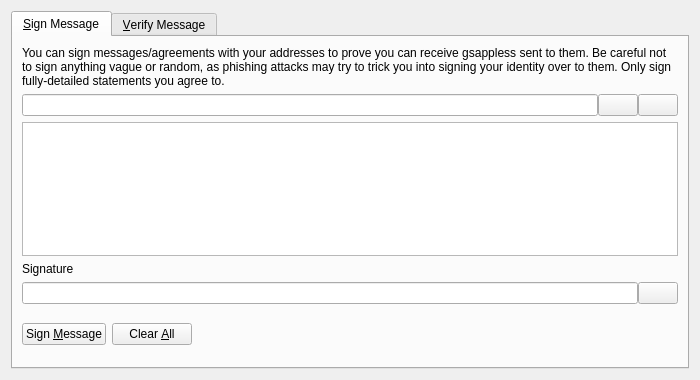
<?xml version="1.0" encoding="UTF-8"?>
<ui version="4.0">
 <class>SignVerifyMessageDialog</class>
 <widget class="QDialog" name="SignVerifyMessageDialog">
  <property name="geometry">
   <rect>
    <x>0</x>
    <y>0</y>
    <width>700</width>
    <height>380</height>
   </rect>
  </property>
  <property name="windowTitle">
   <string>Signatures - Sign / Verify a Message</string>
  </property>
  <property name="modal">
   <bool>true</bool>
  </property>
  <layout class="QVBoxLayout" name="verticalLayout">
   <item>
    <widget class="QTabWidget" name="tabWidget">
     <property name="currentIndex">
      <number>0</number>
     </property>
     <widget class="QWidget" name="tabSignMessage">
      <attribute name="title">
       <string>&amp;Sign Message</string>
      </attribute>
      <layout class="QVBoxLayout" name="verticalLayout_SM">
       <item>
        <widget class="QLabel" name="infoLabel_SM">
         <property name="text">
          <string>You can sign messages/agreements with your addresses to prove you can receive gsappless sent to them. Be careful not to sign anything vague or random, as phishing attacks may try to trick you into signing your identity over to them. Only sign fully-detailed statements you agree to.</string>
         </property>
         <property name="textFormat">
          <enum>Qt::PlainText</enum>
         </property>
         <property name="wordWrap">
          <bool>true</bool>
         </property>
        </widget>
       </item>
       <item>
        <layout class="QHBoxLayout" name="horizontalLayout_1_SM">
         <property name="spacing">
          <number>0</number>
         </property>
         <item>
          <widget class="QValidatedLineEdit" name="addressIn_SM">
           <property name="toolTip">
            <string>The GSApples address to sign the message with</string>
           </property>
          </widget>
         </item>
         <item>
          <widget class="QPushButton" name="addressBookButton_SM">
           <property name="toolTip">
            <string>Choose previously used address</string>
           </property>
           <property name="text">
            <string/>
           </property>
           <property name="icon">
            <iconset resource="../bitcoin.qrc">
             <normaloff>:/icons/address-book</normaloff>:/icons/address-book</iconset>
           </property>
           <property name="shortcut">
            <string>Alt+A</string>
           </property>
           <property name="autoDefault">
            <bool>false</bool>
           </property>
          </widget>
         </item>
         <item>
          <widget class="QPushButton" name="pasteButton_SM">
           <property name="toolTip">
            <string>Paste address from clipboard</string>
           </property>
           <property name="text">
            <string/>
           </property>
           <property name="icon">
            <iconset resource="../bitcoin.qrc">
             <normaloff>:/icons/editpaste</normaloff>:/icons/editpaste</iconset>
           </property>
           <property name="shortcut">
            <string>Alt+P</string>
           </property>
           <property name="autoDefault">
            <bool>false</bool>
           </property>
          </widget>
         </item>
        </layout>
       </item>
       <item>
        <widget class="QPlainTextEdit" name="messageIn_SM">
         <property name="toolTip">
          <string>Enter the message you want to sign here</string>
         </property>
        </widget>
       </item>
       <item>
        <widget class="QLabel" name="signatureLabel_SM">
         <property name="text">
          <string>Signature</string>
         </property>
         <property name="textFormat">
          <enum>Qt::PlainText</enum>
         </property>
        </widget>
       </item>
       <item>
        <layout class="QHBoxLayout" name="horizontalLayout_2_SM">
         <property name="spacing">
          <number>0</number>
         </property>
         <item>
          <widget class="QLineEdit" name="signatureOut_SM">
           <property name="font">
            <font>
             <italic>true</italic>
            </font>
           </property>
           <property name="readOnly">
            <bool>true</bool>
           </property>
          </widget>
         </item>
         <item>
          <widget class="QPushButton" name="copySignatureButton_SM">
           <property name="toolTip">
            <string>Copy the current signature to the system clipboard</string>
           </property>
           <property name="text">
            <string/>
           </property>
           <property name="icon">
            <iconset resource="../bitcoin.qrc">
             <normaloff>:/icons/editcopy</normaloff>:/icons/editcopy</iconset>
           </property>
           <property name="autoDefault">
            <bool>false</bool>
           </property>
          </widget>
         </item>
        </layout>
       </item>
       <item>
        <layout class="QHBoxLayout" name="horizontalLayout_3_SM">
         <item>
          <widget class="QPushButton" name="signMessageButton_SM">
           <property name="toolTip">
            <string>Sign the message to prove you own this GSApples address</string>
           </property>
           <property name="text">
            <string>Sign &amp;Message</string>
           </property>
           <property name="icon">
            <iconset resource="../bitcoin.qrc">
             <normaloff>:/icons/edit</normaloff>:/icons/edit</iconset>
           </property>
           <property name="autoDefault">
            <bool>false</bool>
           </property>
          </widget>
         </item>
         <item>
          <widget class="QPushButton" name="clearButton_SM">
           <property name="toolTip">
            <string>Reset all sign message fields</string>
           </property>
           <property name="text">
            <string>Clear &amp;All</string>
           </property>
           <property name="icon">
            <iconset resource="../bitcoin.qrc">
             <normaloff>:/icons/remove</normaloff>:/icons/remove</iconset>
           </property>
           <property name="autoDefault">
            <bool>false</bool>
           </property>
          </widget>
         </item>
         <item>
          <spacer name="horizontalSpacer_1_SM">
           <property name="orientation">
            <enum>Qt::Horizontal</enum>
           </property>
           <property name="sizeHint" stdset="0">
            <size>
             <width>40</width>
             <height>48</height>
            </size>
           </property>
          </spacer>
         </item>
         <item>
          <widget class="QLabel" name="statusLabel_SM">
           <property name="font">
            <font>
             <weight>75</weight>
             <bold>true</bold>
            </font>
           </property>
           <property name="text">
            <string/>
           </property>
           <property name="wordWrap">
            <bool>true</bool>
           </property>
          </widget>
         </item>
         <item>
          <spacer name="horizontalSpacer_2_SM">
           <property name="orientation">
            <enum>Qt::Horizontal</enum>
           </property>
           <property name="sizeHint" stdset="0">
            <size>
             <width>40</width>
             <height>48</height>
            </size>
           </property>
          </spacer>
         </item>
        </layout>
       </item>
      </layout>
     </widget>
     <widget class="QWidget" name="tabVerifyMessage">
      <attribute name="title">
       <string>&amp;Verify Message</string>
      </attribute>
      <layout class="QVBoxLayout" name="verticalLayout_VM">
       <item>
        <widget class="QLabel" name="infoLabel_VM">
         <property name="text">
          <string>Enter the receiver's address, message (ensure you copy line breaks, spaces, tabs, etc. exactly) and signature below to verify the message. Be careful not to read more into the signature than what is in the signed message itself, to avoid being tricked by a man-in-the-middle attack. Note that this only proves the signing party receives with the address, it cannot prove sendership of any transaction!</string>
         </property>
         <property name="textFormat">
          <enum>Qt::PlainText</enum>
         </property>
         <property name="alignment">
          <set>Qt::AlignLeading|Qt::AlignLeft|Qt::AlignTop</set>
         </property>
         <property name="wordWrap">
          <bool>true</bool>
         </property>
        </widget>
       </item>
       <item>
        <layout class="QHBoxLayout" name="horizontalLayout_1_VM">
         <property name="spacing">
          <number>0</number>
         </property>
         <item>
          <widget class="QValidatedLineEdit" name="addressIn_VM">
           <property name="toolTip">
            <string>The GSApples address the message was signed with</string>
           </property>
          </widget>
         </item>
         <item>
          <widget class="QPushButton" name="addressBookButton_VM">
           <property name="toolTip">
            <string>Choose previously used address</string>
           </property>
           <property name="text">
            <string/>
           </property>
           <property name="icon">
            <iconset resource="../bitcoin.qrc">
             <normaloff>:/icons/address-book</normaloff>:/icons/address-book</iconset>
           </property>
           <property name="shortcut">
            <string>Alt+A</string>
           </property>
           <property name="autoDefault">
            <bool>false</bool>
           </property>
          </widget>
         </item>
        </layout>
       </item>
       <item>
        <widget class="QPlainTextEdit" name="messageIn_VM"/>
       </item>
       <item>
        <widget class="QValidatedLineEdit" name="signatureIn_VM"/>
       </item>
       <item>
        <layout class="QHBoxLayout" name="horizontalLayout_2_VM">
         <item>
          <widget class="QPushButton" name="verifyMessageButton_VM">
           <property name="toolTip">
            <string>Verify the message to ensure it was signed with the specified GSApples address</string>
           </property>
           <property name="text">
            <string>Verify &amp;Message</string>
           </property>
           <property name="icon">
            <iconset resource="../bitcoin.qrc">
             <normaloff>:/icons/transaction_0</normaloff>:/icons/transaction_0</iconset>
           </property>
           <property name="autoDefault">
            <bool>false</bool>
           </property>
          </widget>
         </item>
         <item>
          <widget class="QPushButton" name="clearButton_VM">
           <property name="toolTip">
            <string>Reset all verify message fields</string>
           </property>
           <property name="text">
            <string>Clear &amp;All</string>
           </property>
           <property name="icon">
            <iconset resource="../bitcoin.qrc">
             <normaloff>:/icons/remove</normaloff>:/icons/remove</iconset>
           </property>
           <property name="autoDefault">
            <bool>false</bool>
           </property>
          </widget>
         </item>
         <item>
          <spacer name="horizontalSpacer_1_VM">
           <property name="orientation">
            <enum>Qt::Horizontal</enum>
           </property>
           <property name="sizeHint" stdset="0">
            <size>
             <width>40</width>
             <height>48</height>
            </size>
           </property>
          </spacer>
         </item>
         <item>
          <widget class="QLabel" name="statusLabel_VM">
           <property name="font">
            <font>
             <weight>75</weight>
             <bold>true</bold>
            </font>
           </property>
           <property name="text">
            <string/>
           </property>
           <property name="wordWrap">
            <bool>true</bool>
           </property>
          </widget>
         </item>
         <item>
          <spacer name="horizontalSpacer_2_VM">
           <property name="orientation">
            <enum>Qt::Horizontal</enum>
           </property>
           <property name="sizeHint" stdset="0">
            <size>
             <width>40</width>
             <height>48</height>
            </size>
           </property>
          </spacer>
         </item>
        </layout>
       </item>
      </layout>
     </widget>
    </widget>
   </item>
  </layout>
 </widget>
 <customwidgets>
  <customwidget>
   <class>QValidatedLineEdit</class>
   <extends>QLineEdit</extends>
   <header>qt/qvalidatedlineedit.h</header>
  </customwidget>
 </customwidgets>
 <resources>
  <include location="../bitcoin.qrc"/>
 </resources>
 <connections/>
</ui>
